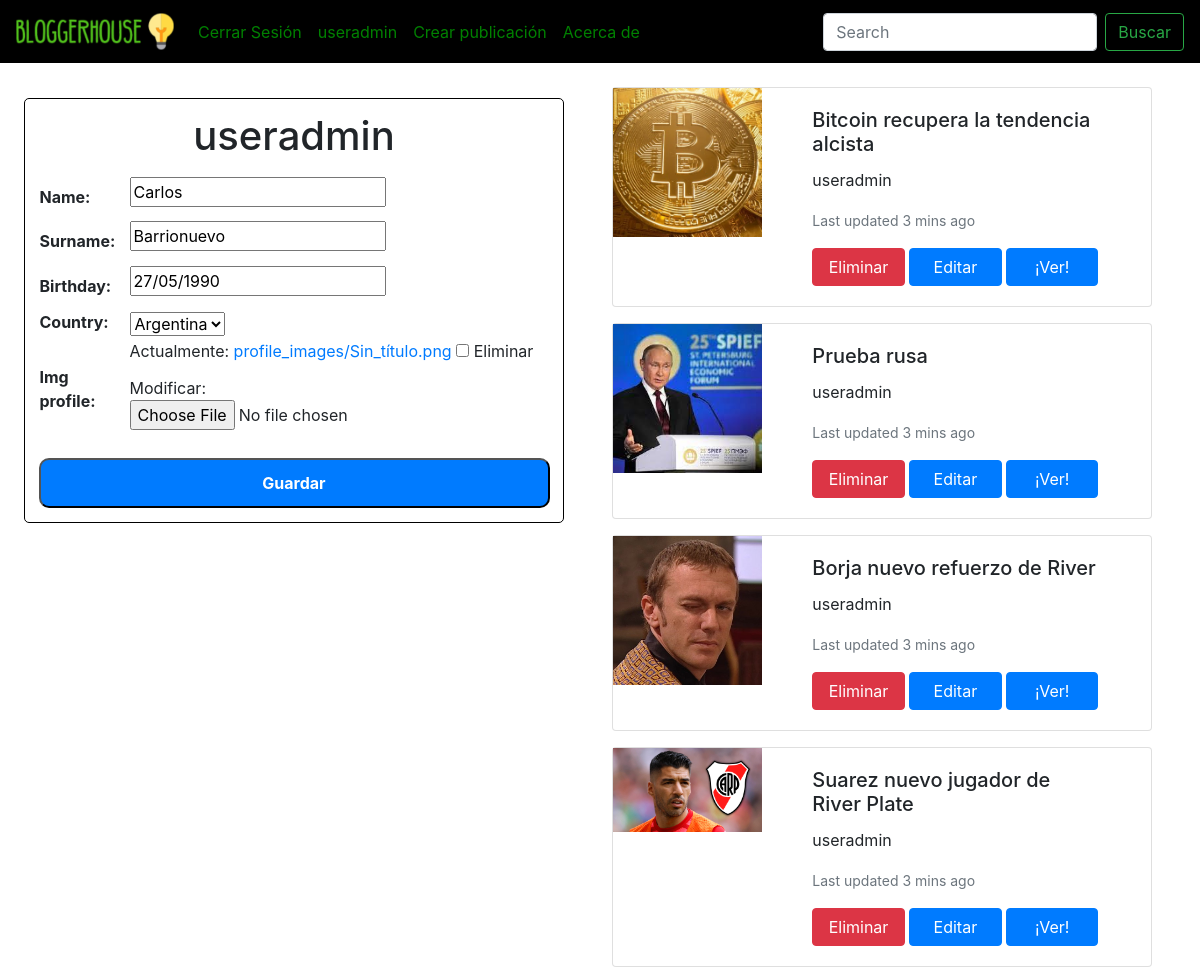
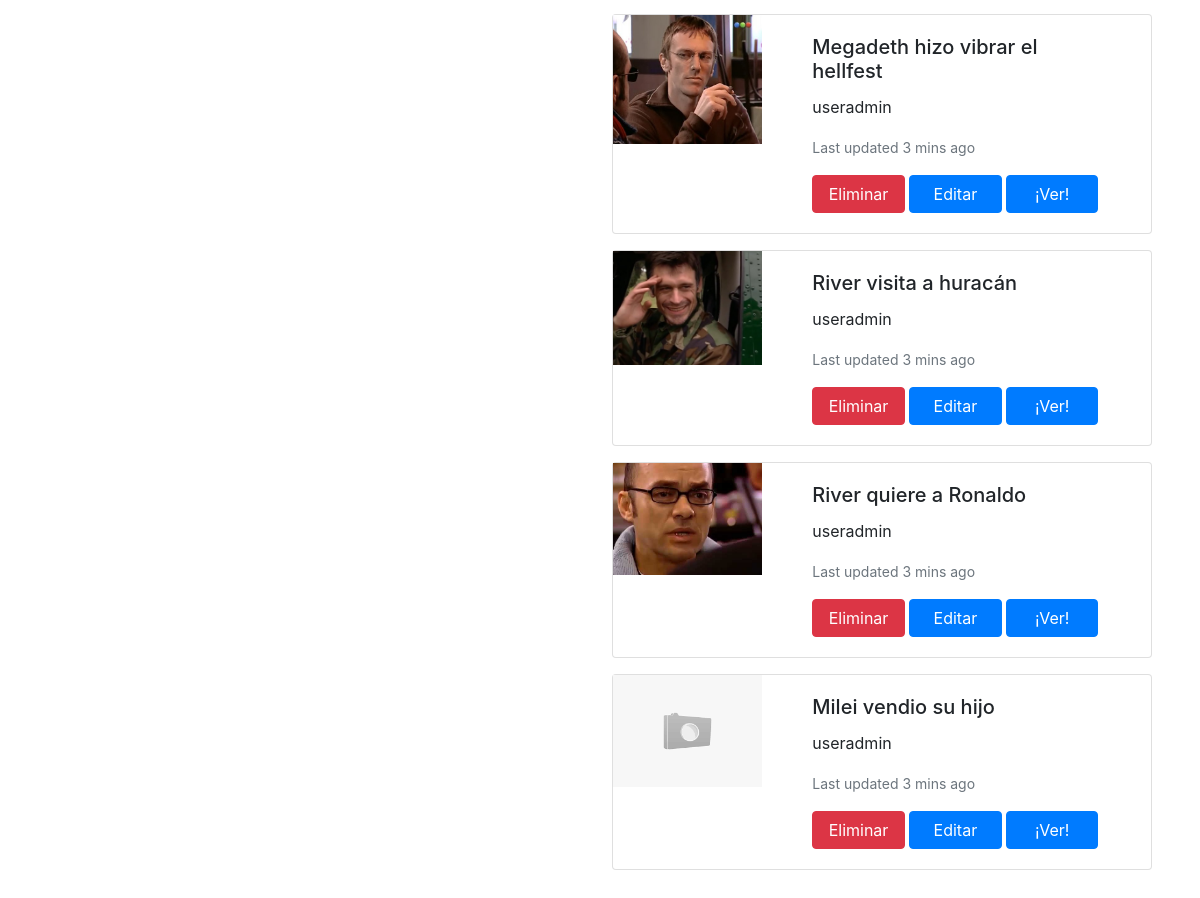
Page /users/profile/ (signed in) on the earlier database version (2 pictures, top to bottom).
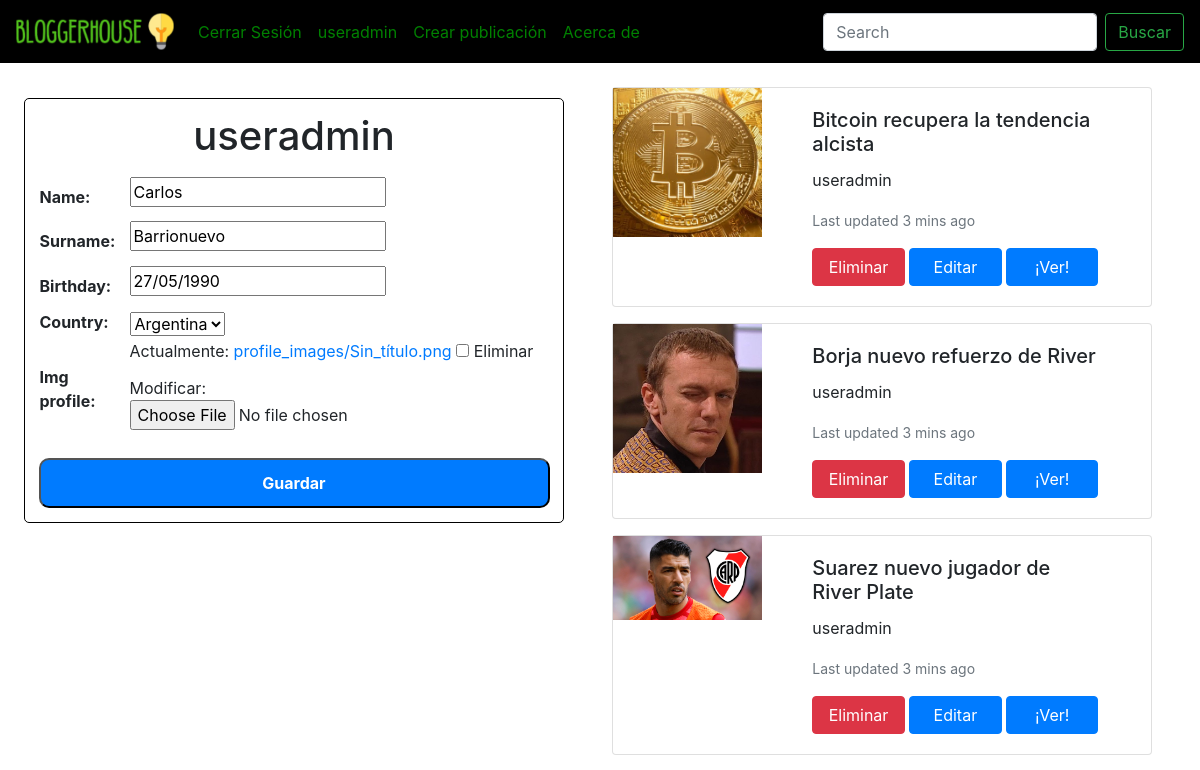
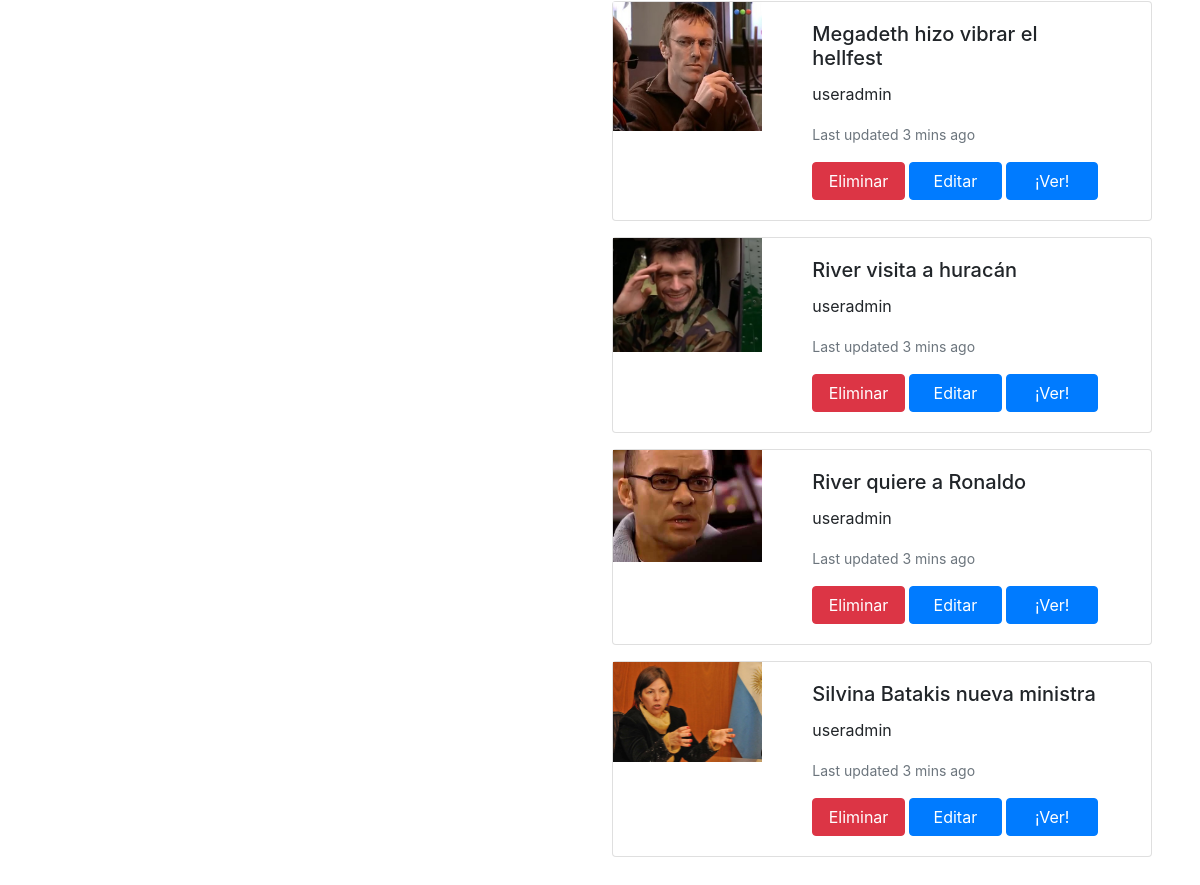
Same page on the later database version (2 pictures, top to bottom).
### publicaciones/models.py (models this page shows)
class publicacion(models.Model):
    user = models.ForeignKey(User,on_delete=models.CASCADE)
    title = models.CharField(max_length=40,blank=False,null=False)
    content = models.TextField(null = False)
    category = models.ForeignKey(categoria,on_delete=models.RESTRICT)
    dt_creation = models.DateTimeField(default = timezone.now)
    dt_update = models.DateTimeField(default = timezone.now)
    main_image = models.ImageField(upload_to = 'post_image', default ='post_image/post-image-default-2.png', blank=True, null=True)
    is_active = models.BooleanField(default=True)
    class Meta:
        verbose_name = 'Publicación'
        verbose_name_plural = 'Publicaciones'

### users/views.py (the view)
# urls.py: path('profile/',profile_view, name='profile')
def profile_view(request):
    posts = get_user_posts(request)
    if posts is None:
        aux = {'errors': 'Aún no tienes publicaciones'}
    else:
        aux = {'posts': posts}
    try:
        user_profile = Profile.objects.get(user = request.user.id)
    except:
        user_profile = None
    if user_profile is None:
        context = create_profile_view(request)
    else:
        context = update_profile_view(request,user_profile)
    context.update(aux)
    return render(request,'user_profile/user_profile_template.html',context = context)

### users/forms.py
class profile_form(forms.ModelForm):
    class Meta:
        model = Profile
        fields = ['name','surname','birthday','country','img_profile']

### users/models.py (called while the page is built)
    def __str__(self):
        return self.name

### users/views.py (called while the page is built)
def update_profile_view(request,profile):
    if request.method == 'POST':
        form = profile_form(request.POST, request.FILES or None,instance = profile)
        if form.is_valid():
            form.save()
            form = profile_form(instance = form.instance)
            context = {'form': form}
    else:
        form = profile_form(instance = profile)
        context = {'form':form}
    return context

def get_user_posts(request):
    publicaciones = publicacion.objects.filter(user = request.user)
    if not publicaciones.exists():
        publicaciones = None
    return publicaciones

### templates/user_profile/user_profile_template.html (shortened to what this page needs)
{% extends 'base.html' %}
{% block contenido %}
<div class = 'profile-div'>
    {% if form %}
        <div class = "form-container" id = "form-profile">
        <h1>{{request.user}}</h1>
        <form action="" method="POST" enctype="multipart/form-data">
            <table>
                {{form.as_table}}
            </table>
            <input type="submit" value = "Guardar">
        </form>
      </div>
    {% endif%}
</div>
<div class = 'profile-div'>
    {% if posts %}
     {% for post in posts %}
        <div class="card mb-3" style="width: 100%;">
            <div class="row g-0">
              <div class="col-md-4">
                <img src="{{post.main_image.url}}" class="img-fluid rounded-start" alt="...">
              </div>
              <div class="col-md-8">
                <div class="card-body">
                  <h5 class="card-title">{{post.title}}</h5>
                  <p class="card-text">{{post.user}}</p>
                  <p class="card-text"><small class="text-muted">Last updated 3 mins ago</small></p>
                  <p class="card-text">
                    <a href="/posts/delete-post/{{post.id}}/" class="btn btn-danger btn-card">Eliminar</a>
                    <a href="/posts/update-post/{{post.id}}/" class="btn btn-primary btn-card">Editar</a>
                    <a href="/posts/detail-post/{{post.id}}/" class="btn btn-primary btn-card">¡Ver!</a>
                  </p>
                </div>
              </div>
            </div>
          </div>
        {% endfor %}
     {% else %}
          <h2>Aún no hay publicaciones</h2>
     {% endif %}
</div>
{% endblock %}

Differences in the rows shown:
removed publicacion: main_image (picture), title "Prueba rusa", user "useradmin"
removed publicacion: main_image (placeholder picture), title "Milei vendio su hijo", user "useradmin"
added publicacion: main_image (picture), title "Silvina Batakis nueva ministra", user "useradmin"
